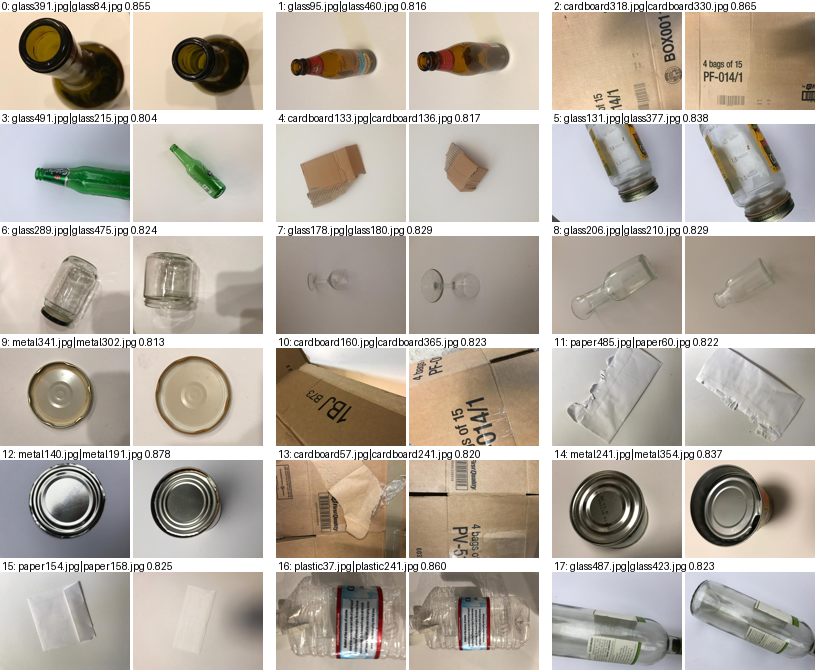
#> input picture entregable2/results/complementario/_casi_duplicados_080_088_muestra.png, 828 x 672 px
$ python -i baselines.py   (imports and definitions only)
#> lines starting #> are read from the running program, lines starting #| are printed output that depends on the picture
"""Baselines no profundos del Entregable 2 (Sección 3.2 y Paso 5 de la Sección 7.2 del enunciado).

- Trivial: predice siempre la clase mayoritaria del entrenamiento.
- Clásico fuerte: gradient boosting (HistGradientBoosting de scikit-learn) sobre descriptores de color
  (histogramas HSV) y de forma (histogramas de orientación del gradiente por celdas, tipo HOG), con el
  mismo presupuesto de ajuste que los modelos profundos: 8 configuraciones, semilla 100, selección por
  F1 macro de validación y 8 semillas finales (0-7) sobre la misma partición v2.
- Prueba de sanidad de fuga (Sección 10.1): el mismo pipeline con las etiquetas de entrenamiento
  permutadas debe dar un F1 de prueba cercano al azar.

Uso: python entregable2/analisis/baselines.py   (requiere las imágenes en data/raw/trashnet/dataset-resized)
"""
from __future__ import annotations

import os
import time
from pathlib import Path

import numpy as np
import pandas as pd
from PIL import Image
from sklearn.ensemble import HistGradientBoostingClassifier
from sklearn.metrics import accuracy_score, balanced_accuracy_score, f1_score, matthews_corrcoef

from comun import CLASSES, OUT, REPO, SEEDS, split_table

RAW = Path(os.environ.get("TRASHNET_RAW", REPO / "data" / "raw" / "trashnet" / "dataset-resized"))
CACHE = OUT / "_features_clasicas.npz"


def descriptor(path: Path) -> np.ndarray:
    im = Image.open(path).convert("RGB").resize((128, 96), Image.BICUBIC)
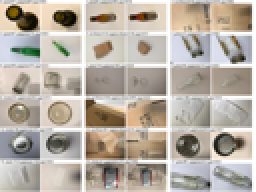
#> im: PIL image 128x96 RGB (shown 2 times larger); mean R, G, B 183, 174.7, 164.5
    rgb = np.asarray(im, dtype=np.float32) / 255.0
    hsv = np.asarray(im.convert("HSV"), dtype=np.float32) / 255.0
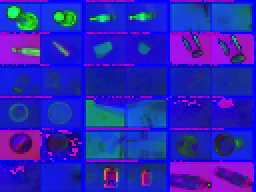
#> hsv: shape (96, 128, 3) float32 (shown 2 times larger); mean R, G, B 0.177, 0.138, 0.725
    feats = []
    # Color: histogramas HSV (16 bins por canal) y medias y DE por canal RGB
    for c in range(3):
        h, _ = np.histogram(hsv[..., c], bins=16, range=(0, 1))
        feats.append(h / h.sum())
#> after the loop, feats = 3 items
    feats.append(rgb.reshape(-1, 3).mean(0))
    feats.append(rgb.reshape(-1, 3).std(0))
    # Forma: histogramas de orientación del gradiente (9 bins) en una malla de 4 x 4 celdas
    g = rgb.mean(2)
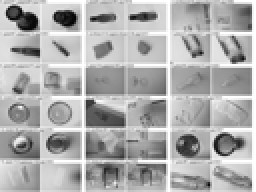
#> g: shape (96, 128) float32 (shown 2 times larger); min 0.017, max 1, mean 0.683
    gy, gx = np.gradient(g)
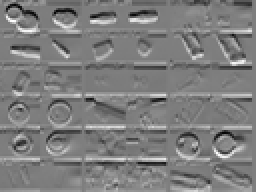
#> gy: shape (96, 128) float32 (shown 2 times larger); min -0.41, max 0.42, mean -0.000593; drawn with min black and max white
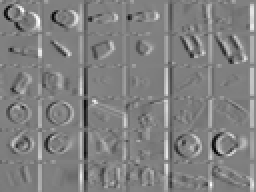
#> gx: shape (96, 128) float32 (shown 2 times larger); min -0.431, max 0.424, mean 0.0017; drawn with min black and max white
    mag = np.hypot(gx, gy)
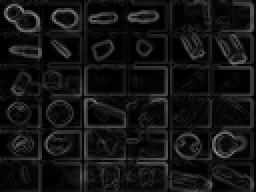
#> mag: shape (96, 128) float32 (shown 2 times larger); min 0, max 0.577, mean 0.0796
    ang = (np.rad2deg(np.arctan2(gy, gx)) + 180) % 180
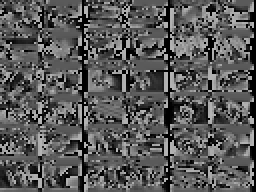
#> ang: shape (96, 128) float32 (shown 2 times larger); min 0, max 180, mean 87.6
    H, W = g.shape
#> H = 96; W = 128
    for i in range(4):
        for j in range(4):
            sl = (slice(i * H // 4, (i + 1) * H // 4), slice(j * W // 4, (j + 1) * W // 4))
            h, _ = np.histogram(ang[sl], bins=9, range=(0, 180), weights=mag[sl])
            feats.append(h / (h.sum() + 1e-8))
#> after the loop, feats = 21 items
    # Textura global: miniatura en escala de grises 16 x 12
    feats.append(np.asarray(im.convert("L").resize((16, 12), Image.BILINEAR), dtype=np.float32).ravel() / 255.0)
    return np.concatenate(feats).astype(np.float32)


# [15 lines left out: functions features, metrics, not called in this run]


GRID = [dict(learning_rate=lr, max_leaf_nodes=ml, l2_regularization=l2)
        for lr in (0.1, 0.05) for ml in (15, 31) for l2 in (0.0, 1.0)]


def model(cfg: dict, seed: int) -> HistGradientBoostingClassifier:
    return HistGradientBoostingClassifier(max_iter=300, early_stopping=False, class_weight="balanced",
                                          random_state=seed, **cfg)


# [49 lines left out: function main, not called in this run]


# [2 lines not run here, left out]

>>> result = descriptor('../results/complementario/_casi_duplicados_080_088_muestra.png')
#> result = 390 values, max 0.863 at index 224, min 0 at index 12, mean 0.393
